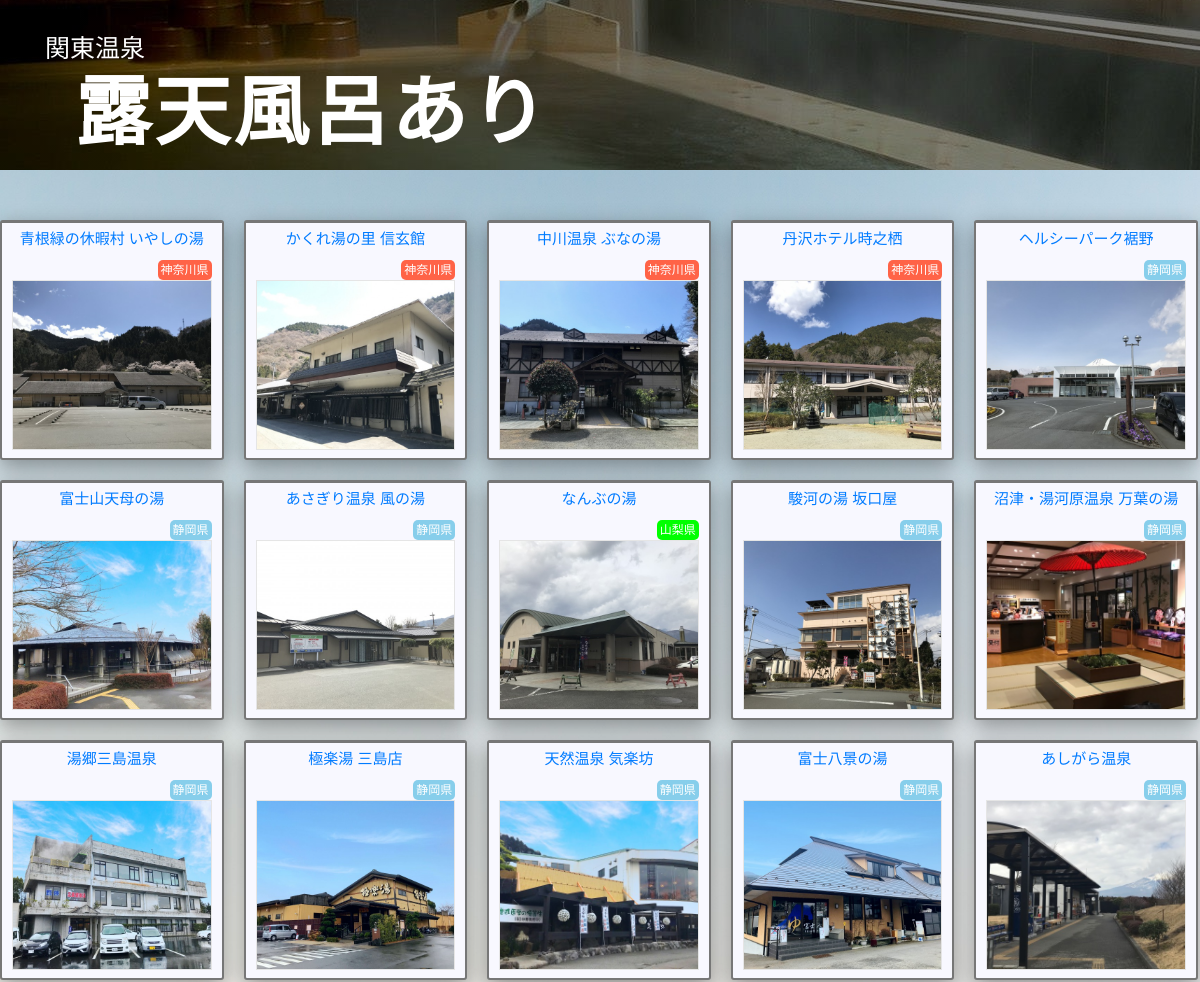
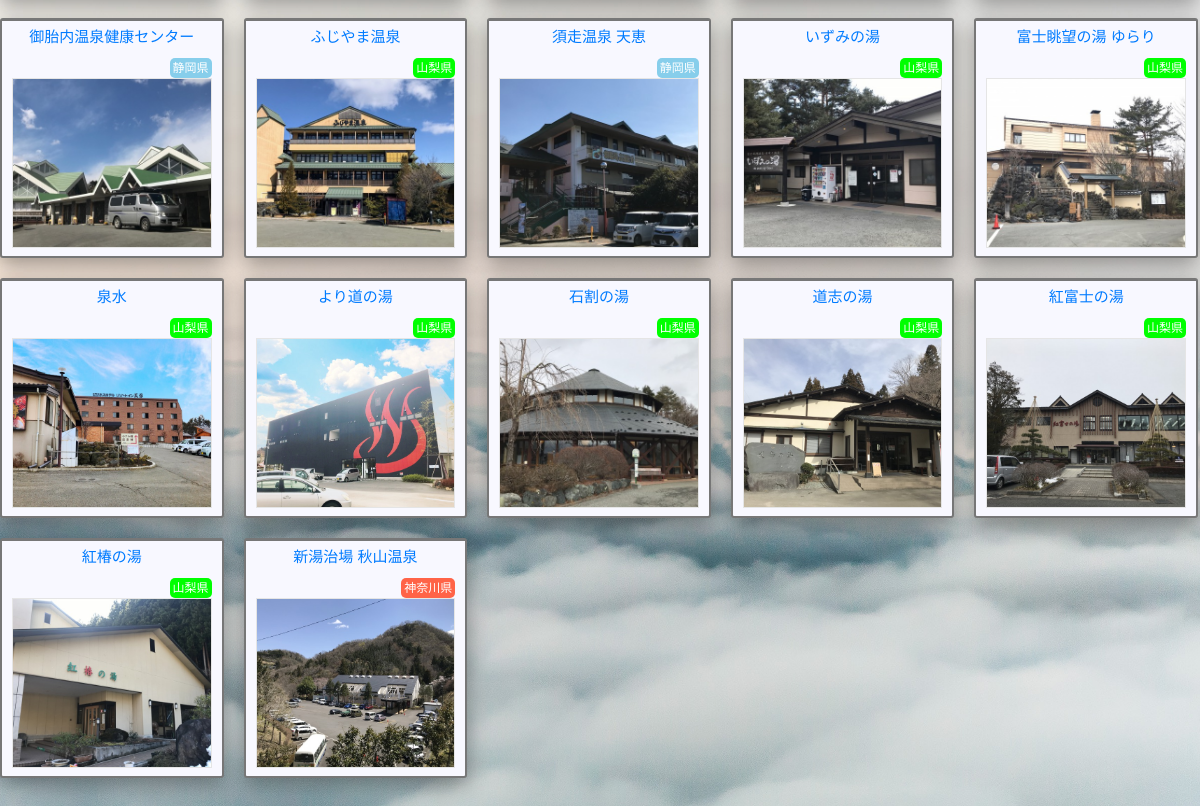
The app's page /type/type4.php with its own data (2 pictures, top to bottom).
### tables this page shows
CREATE TABLE `onsen` (
  `id` int(11) NOT NULL,
  `name` varchar(1000) DEFAULT NULL,
  `map` varchar(1000) DEFAULT NULL,
  `picture_id` int(10) DEFAULT NULL,
  `prefecture` varchar(10) DEFAULT NULL,
  `p_id` int(10) DEFAULT NULL,
  `adress` varchar(1000) DEFAULT NULL,
  `eat` varchar(10) DEFAULT NULL,
  `sauna` varchar(10) DEFAULT NULL,
  `towel` varchar(10) DEFAULT NULL,
  `towel_text` varchar(50) DEFAULT NULL,
  `hot_stone` varchar(10) DEFAULT NULL,
  `open_bath` varchar(10) DEFAULT NULL,
  `time_opne` time(1) DEFAULT NULL,
  `time_close` time(1) DEFAULT NULL,
  `w_time_opne` time(1) DEFAULT NULL,
  `w_time_close` time(1) DEFAULT NULL,
  `h_time_opne` time(1) DEFAULT NULL,
  `h_time_close` time(1) DEFAULT NULL,
  `w_a_fee` varchar(10) DEFAULT NULL,
  `w_c_fee` varchar(10) DEFAULT NULL,
  `h_a_fee` varchar(10) DEFAULT NULL,
  `h_c_fee` varchar(10) DEFAULT NULL,
  `close_text` varchar(50) DEFAULT NULL,
  `close` varchar(10) DEFAULT NULL,
  `jaf_url` varchar(1000) DEFAULT NULL,
  `nifty_url` varchar(1000) DEFAULT NULL,
  `onsen_url` varchar(1000) DEFAULT NULL,
  `blog_url` varchar(1000) DEFAULT NULL
);

### function/functions.php (called while the page is built, shortened)
<?php
function prefecture($prefecture){
  switch ($prefecture) {
    case 1:
      $p_id = "kanagawa";
      break;
    case 2:
      $p_id = "sizuoka";
      break;
    case 3:
      $p_id = 'yamanasi';
  }
    return $p_id;
}
    ?><a href="https://jafnavi.jp/web/facility.php?sisetu_id=<?php echo $jaf; ?>">割引内容</a><?php

### type/type4.php (the view, shortened to what this page needs)
<?php
require "../core/dbconect.php";
require "../function/functions.php";
$onsens = $db->query('SELECT * FROM onsen	 WHERE open_bath="◯"');
?>
<!DOCTYPE html>
<html lang="ja">
<head>
	<link rel="stylesheet" href="https://maxcdn.bootstrapcdn.com/bootstrap/4.0.0/css/bootstrap.min.css">
	<link rel="stylesheet" href="https://use.fontawesome.com/releases/v5.8.2/css/all.css">
	<link href="../css/style.css" rel="stylesheet">
</head>
<body>
	<header class="jumbotron-fluid header2">
		<div class="container header_box">
	    <div class="header_text">
	      <p><a href="../front.php">関東温泉</a></p>
	      <h1 class="type_h1">露天風呂あり</h1>
	    </div>
	  </div>
  </header>
	<div class="contaienr main_section">
	  <article class="animated">
	    <?php while ($onsen = $onsens->fetch()): ?>
      <div class="article_box animated">
        <div class="article_inner-box animated">
          <h2><a href="../detail.php?id=<?php echo $onsen['id']; ?>"><?php echo $onsen['name']; ?></a></h2>
            <div class="p_box">
              <p class=" <?php echo  prefecture($onsen['p_id']); ?>"><?php echo $onsen['prefecture']; ?></p>
            </div>
          <p class="front-img"><a href="../detail.php?id=<?php echo $onsen['id']; ?>"><img src="../img/<?php echo $onsen['picture_id']; ?>.jpg"></a></p>
        </div>
      </div>
	    <?php endwhile; ?>
	  </article>
	</div>
</body>
</html>

### css/style.css (style rules this page uses)
body { font-family: 'Hiragino Kaku Gothic Pro','ヒラギノ角ゴ Pro W3','メイリオ',Meiryo,'ＭＳ Ｐゴシック',sans-serif; background-image: url(../img/back2.jpg); background-position: center; background-size: cover; }
h2 { font-size: 15px; }
article { display: flex; flex-wrap: wrap; max-width: 1280px; margin-top: 50px; }
.header2 { background-image: linear-gradient(#00000080, #00000080), url(../img/d.jpg); height: 170px; background-position: center; }
.main_section { max-width: 1280px; margin: 0 auto; }
.type_h1 { margin-left: 30px; letter-spacing: 3px; font-size: 76px; font-family: "Hiragino Sans", ヒラギノ角ゴシック; font-weight: 600; opacity: 1; color: #fff; }
.header_text { padding-top: 30px; }
.header_text p { margin-bottom: 0; font-size: 25px; }
.header_text a { color:#fff; }
.article_box { text-align: center; border: 2px solid #777; background-color: #f8f8ff; box-shadow: 0 7px 21px rgba(0, 0, 0, 0.36); border-top: 3px solid #777; border-radius: 3px; padding: 7px 10px; margin: 0 20px 20px 0; height: 240px; max-width: calc(20.3% - 20px); }
.article_inner-box { position: relative; }
.article_box:nth-child(5n) { margin-right: 0; }
.article_inner-box img { width: 100%; height: 170px; border: 1px solid #e5e5e5; object-fit: cover; text-align: center; }
.p_box { display: inline-block; }
.p_box p { font-size: 12px; margin: 0; padding: 1px 3px; border-radius: 5px; text-align: center; position: absolute; top: 30px; right: 0; }
.kanagawa { color: #fff; background-color: tomato; }
.sizuoka { color: #fff; background-color: skyblue; }
.yamanasi { color: #fff; background-color: lime; }
.main_section { margin-bottom: 50px; }

### records on screen
onsen: name "青根緑の休暇村 いやしの湯", prefecture "神奈川県", shows a picture
onsen: name "かくれ湯の里 信玄館", prefecture "神奈川県", shows a picture
onsen: name "中川温泉 ぶなの湯", prefecture "神奈川県", shows a picture
onsen: name "丹沢ホテル時之栖", prefecture "神奈川県", shows a picture
onsen: name "ヘルシーパーク裾野", prefecture "静岡県", shows a picture
onsen: name "富士山天母の湯", prefecture "静岡県", shows a picture
onsen: name "あさぎり温泉 風の湯", prefecture "静岡県", shows a picture
onsen: name "なんぶの湯", prefecture "山梨県", shows a picture
onsen: name "駿河の湯 坂口屋", prefecture "静岡県", shows a picture
onsen: name "沼津・湯河原温泉 万葉の湯", prefecture "静岡県", shows a picture
onsen: name "湯郷三島温泉", prefecture "静岡県", shows a picture
onsen: name "極楽湯 三島店", prefecture "静岡県", shows a picture
onsen: name "天然温泉 気楽坊", prefecture "静岡県", shows a picture
onsen: name "富士八景の湯", prefecture "静岡県", shows a picture
onsen: name "あしがら温泉", prefecture "静岡県", shows a picture
onsen: name "御胎内温泉健康センター", prefecture "静岡県", shows a picture
onsen: name "ふじやま温泉", prefecture "山梨県", shows a picture
onsen: name "須走温泉 天恵", prefecture "静岡県", shows a picture
onsen: name "いずみの湯", prefecture "山梨県", shows a picture
onsen: name "富士眺望の湯 ゆらり", prefecture "山梨県", shows a picture
onsen: name "泉水", prefecture "山梨県", shows a picture
onsen: name "より道の湯", prefecture "山梨県", shows a picture
onsen: name "石割の湯", prefecture "山梨県", shows a picture
onsen: name "道志の湯", prefecture "山梨県", shows a picture
onsen: name "紅富士の湯", prefecture "山梨県", shows a picture
onsen: name "紅椿の湯", prefecture "山梨県", shows a picture
onsen: name "新湯治場 秋山温泉", prefecture "神奈川県", shows a picture
